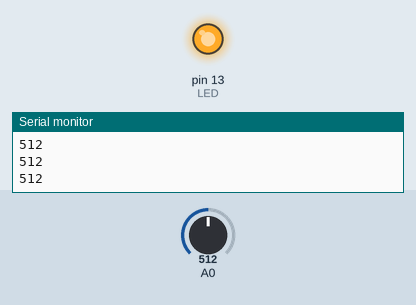
Simulated run of this sketch. Board: Arduino Uno, built with avr-gcc and run on an emulated ATmega328P. On the bench: output pins drawn as LEDs (lit = HIGH), the last lines printed to the serial monitor. The inputs (shaded band) are chosen by the test bench; at power-on: A0 = 512.

Above: at 1.2 s.
1.3 s: A0 set to 687
2.8 s: A0 set to 714
At 3.5 s:
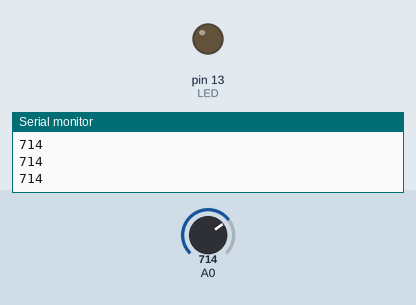
4.3 s: A0 set to 690
At 4.8 s:
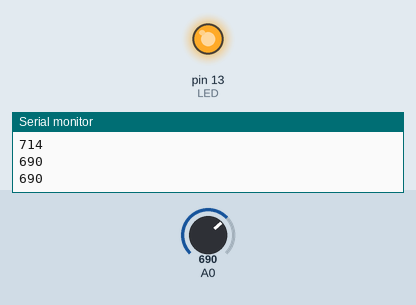
5.9 s: A0 set to 710
At 7.3 s:
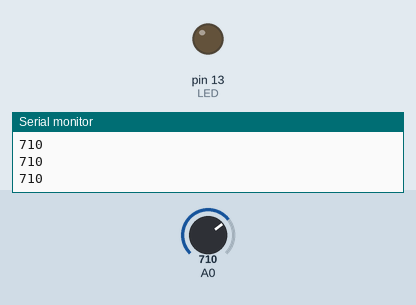
Timing chart, 0 to 8.5 s (numbered marks = the images above; inputs shaded):
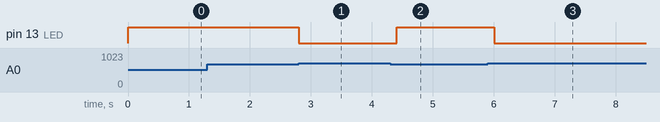

The sketch:

cds.ino
```cpp
const int LED = 13;
int val = 0;

void setup()
{
    Serial.begin(9600);
    pinMode(LED, OUTPUT);
}

void loop()
{
    val = analogRead(0);
    Serial.println(val);
    if (val > 700)
    {
        digitalWrite(13, LOW);
        delay(100);
    }
    else
    {
        digitalWrite(13, HIGH);
        delay(100);
    }
    delay(100);
}
```

Measured:
- the behaviour switches between 700 and 701 on A0 (found by bisection; images 0 and 1)
- after the input at 2.8 s, pin 13 (LED): HIGH → LOW at once
- after the input at 4.3 s, pin 13 (LED): LOW → HIGH after 0.11 s
- after the input at 5.9 s, pin 13 (LED): HIGH → LOW after 0.11 s
